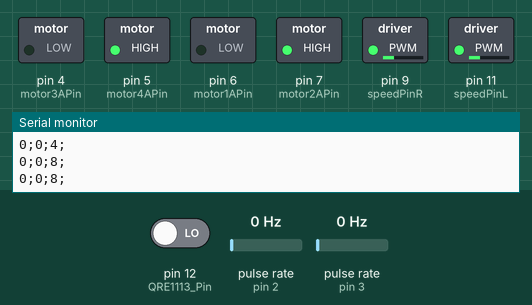
Bench run of a sketch on a simulated Arduino Uno, built with avr-gcc and run on an emulated ATmega328P. Parts: switched loads named in the sketch (green lamp = pin HIGH), the last lines printed to the serial monitor. Wiring (inferred from the names in the program): 2 × pulse sensor: data pin 2 / data pin 3. Dashed ring = blinking. Inputs (shaded band) come from the test bench; at power-on: pulse rate (sensors on pin 2, pin 3) 0 Hz, pin 12 (QRE1113_Pin) LOW.

Above: at 1.2 s.
1.3 s: pulse rate (sensor on pin 2) set to 4 Hz
At 1.68 s:
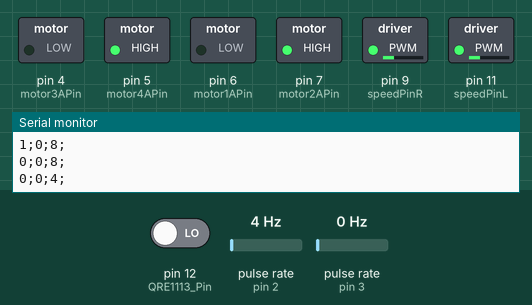
4.3 s: pulse rate (sensor on pin 3) set to 196 Hz
At 6.06 s:
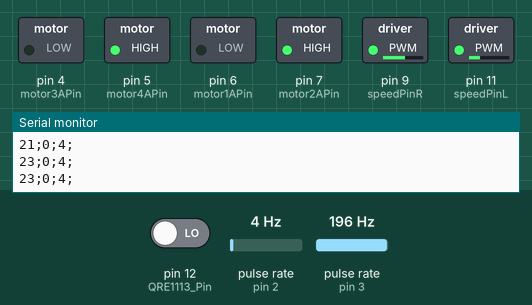
7.3 s: pin 12 (QRE1113_Pin) driven HIGH
10.3 s: pulse rate (sensor on pin 3) set to 4 Hz
At 12.43 s:
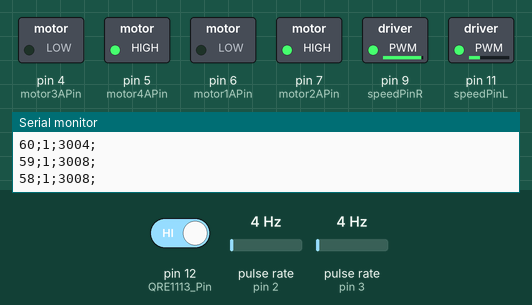
13.3 s: pulse rate (sensor on pin 3) set to 50 Hz
At 13.72 s:
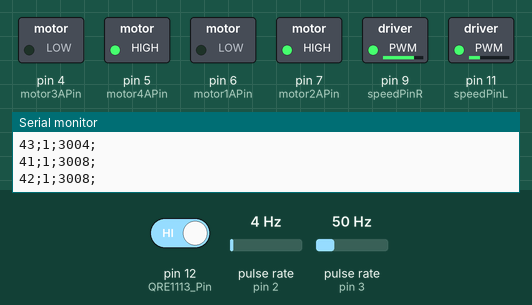
16.3 s: pulse rate (sensor on pin 2) set to 50 Hz
Timing chart, 0 to 18.9 s (numbered marks = the images above; inputs shaded):
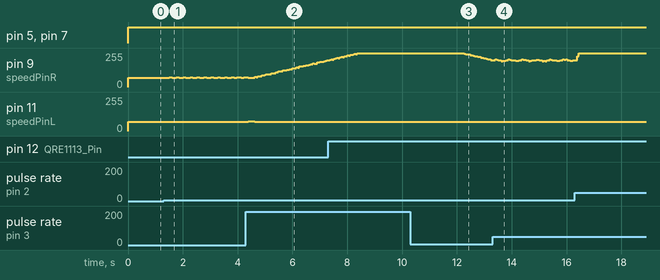

The sketch:

main.ino
```cpp
/*
 * Encoder
 */

int encoderPin1 = 2;
int encoderPin2 = 3;

volatile int lastEncoded = 0;
volatile long encoderValue = 0;

long lastencoderValue = 0;

int lastMSB = 0;
int lastLSB = 0;

void setupEncoder() {
	pinMode(encoderPin1, INPUT);
	pinMode(encoderPin2, INPUT);

	digitalWrite(encoderPin1, HIGH); //turn pullup resistor on
	digitalWrite(encoderPin2, HIGH); //turn pullup resistor on

	//call updateEncoder() when any high/low changed seen
	//on interrupt 0 (pin 2), or interrupt 1 (pin 3)
	attachInterrupt(0, updateEncoder, CHANGE);
	attachInterrupt(1, updateEncoder, CHANGE);

}

void updateEncoder() {
	int MSB = digitalRead(encoderPin1); //MSB = most significant bit
	int LSB = digitalRead(encoderPin2); //LSB = least significant bit


	int encoded = (MSB << 1) |LSB; //converting the 2 pin value to single number
	int sum  = (lastEncoded << 2) | encoded; //adding it to the previous encoded value


	if(sum == 0b1101 || sum == 0b0100 || sum == 0b0010 || sum == 0b1011)
		 encoderValue ++;
	if(sum == 0b1110 || sum == 0b0111 || sum == 0b0001 || sum == 0b1000)
		 encoderValue --;

	lastEncoded = encoded; //store this value for next time
}

/*
 * Motor
 */

int speedPinL = 11;
int speedPinR = 9;
int motor1APin = 6;
int motor2APin = 7;
int motor3APin = 4;
int motor4APin = 5;
int speedValue = 250;

void setupMotor() {

	pinMode(speedPinR, OUTPUT);
	pinMode(speedPinL, OUTPUT);

	pinMode(motor1APin, OUTPUT);
	pinMode(motor2APin, OUTPUT);

	pinMode(motor3APin, OUTPUT);
	pinMode(motor4APin, OUTPUT);
}

void controlMotor() {
	int speed1 = 70;
	int speed2 = 70;

	if (encoderValue > 0) {
		speed1 += encoderValue * 3;
		speed2 += 0;
	} else {
		speed1 += 0;
		speed2 += encoderValue * -3;
	}

	moveMotor(speed1, speed2);
}

void moveMotor(int speed1, int speed2) {
	digitalWrite(motor1APin, LOW);
	digitalWrite(motor2APin, HIGH);
	analogWrite(speedPinR, speed1);

	digitalWrite(motor3APin, LOW);
	digitalWrite(motor4APin, HIGH);
	analogWrite(speedPinL, speed2);
}

/*
 * QD Sensor
 */

#define QRE1113_Pin 12
int qdValue = 0;

void readQD() {
	//Returns value from the QRE1113
	//Lower numbers mean more refleacive
	//More than 3000 means nothing was reflected.
	pinMode( QRE1113_Pin, OUTPUT );
	digitalWrite( QRE1113_Pin, HIGH );
	delayMicroseconds(10);
	pinMode( QRE1113_Pin, INPUT );

	long time = micros();

	//time how long the input is HIGH, but quit after 3ms as nothing happens after that
	while (digitalRead(QRE1113_Pin) == HIGH && micros() - time < 3000);
	int diff = micros() - time;

	qdValue = diff;
}

/*
 * Communication
 */

void setupCommunication() {
	Serial.begin (9600);
}

void communicate() {
	Serial.print(encoderValue);
	Serial.print(";");
	Serial.print(qdValue > 150);
	Serial.print(";");
	Serial.print(qdValue);
	Serial.println(";");
}

/*
 * Main
 */

void setup() {
	setupCommunication();
	setupEncoder();
	setupMotor();
}

void loop() {
	readQD();
	updateEncoder();
	communicate();
	controlMotor();
	delay(50);
}
```

Measured:
- after the input at 1.3 s, pin 9 (speedPinR): alternates 73/255 for 0.10 s and 70/255 for 0.15 s, starting after 0.21 s
- after the input at 4.3 s, pin 11 (speedPinL): 70/255 → 73/255 after 0.08 s, → 70/255 0.25 s later
- after the input at 10.3 s, pin 9 (speedPinR): moves from 255/255 to 202/255 over 1.0 s, starting after 1.9 s
- after the input at 13.3 s, pin 11 (speedPinL): stays 70/255 (without the input it goes to 73/255 after 2.8 s)
